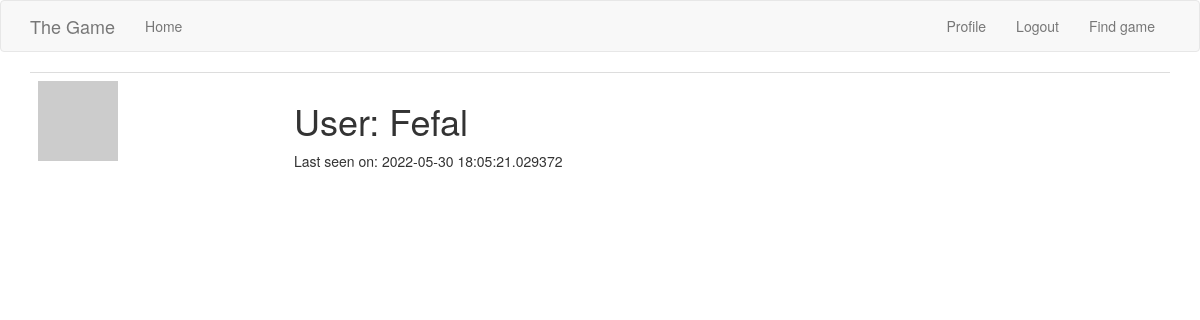
Before: /user/Fefal (signed in) with the older database file.
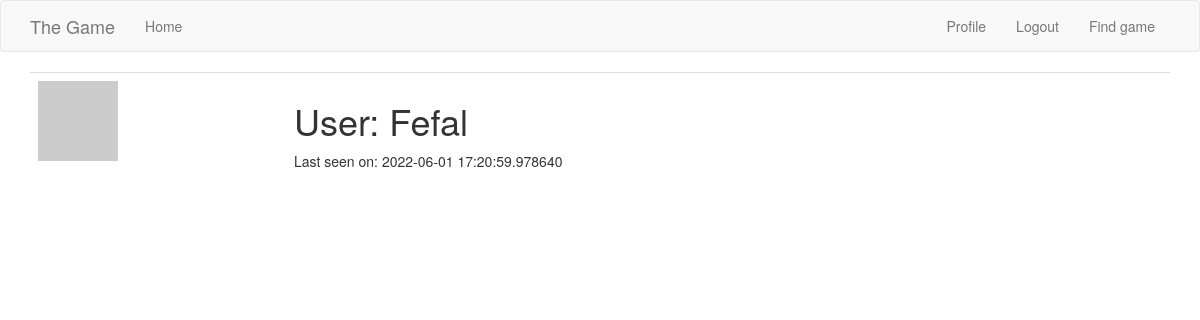
After: the same page with the newer database file.
### app/models.py (models this page shows, shortened)
class User(db.Model, UserMixin):
    id = db.Column(db.Integer, primary_key=True)
    username = db.Column(db.String(64), index=True, unique=True)
    email = db.Column(db.String(120), index=True, unique=True)
    password_hash = db.Column(db.String(128))
    posts = db.relationship('Post', backref='author', lazy='dynamic')
    about_me = db.Column(db.String(140))
    last_seen = db.Column(db.DateTime, default=datetime.utcnow)
    group = db.Column(db.String(32))
    can_access_game = db.Column(db.String(32))
    left_properly = db.Column(db.String(32))
    @login.user_loader
    def load_user(id):
        return User.query.get(int(id))
    def avatar(self, size):
        digest = md5(self.email.lower().encode('utf-8')).hexdigest()
        return 'https://www.gravatar.com/avatar/{}?d=identicon&s={}'.format(
            digest, size)

### app/routes.py (the view)
@app.route('/user/<username>')
@login_required
def user(username):
    user = User.query.filter_by(username=username).first_or_404()
    posts = [
        {'author': user, 'body': 'Test post #1'},
        {'author': user, 'body': 'Test post #2'}
    ]
    return render_template('user.html', user=user, posts=posts)

### app/routes.py (called while the page is built)
@app.before_request
def before_request():
    if current_user.is_authenticated:
        current_user.last_seen = datetime.utcnow()
        db.session.commit()

### app/templates/user.html (shortened to what this page needs)
{% extends "base.html" %}
{% block app_content %}
    <table class="table table-hover">
        <tr>
            <td width="256px"><img src="{{ user.avatar(256) }}"></td>
            <td>
                <h1>User: {{ user.username }}</h1>
                {% if user.last_seen %}<p>Last seen on: {{ user.last_seen }}</p>{% endif %}
            </td>
        </tr>
    </table>
{% endblock %}

Changed rows visible on the page:
changed User "Fefal": last_seen "2022-05-30 18:05:21.029372" → "2022-06-01 17:20:59.978640"
